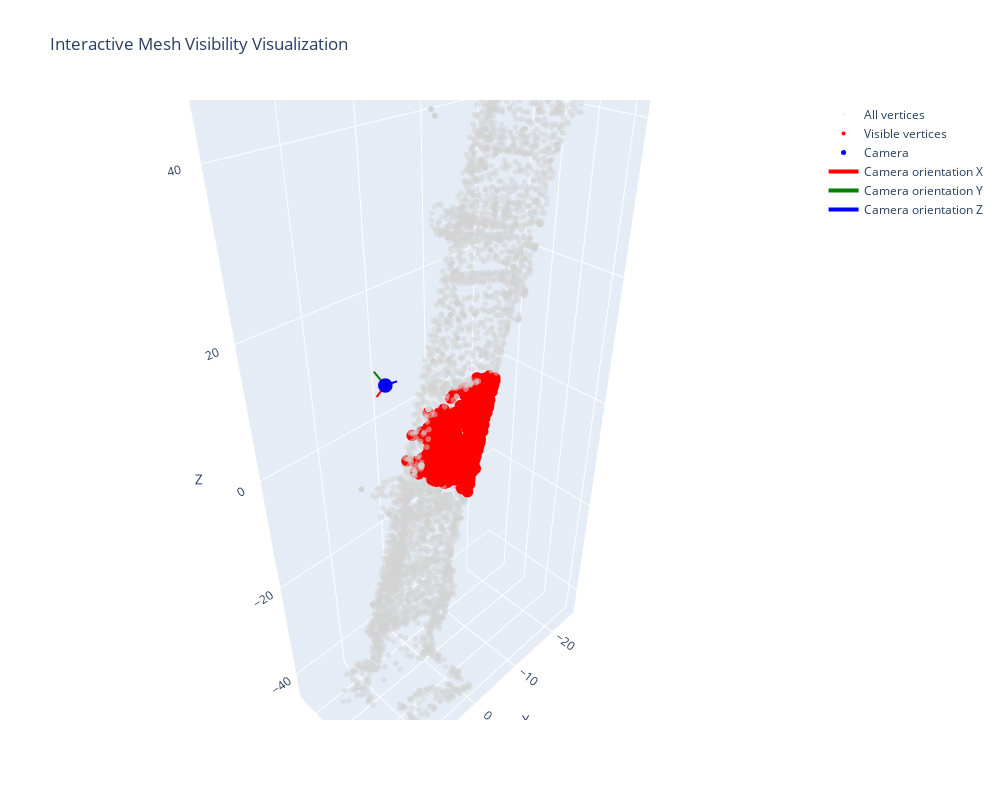

The code cell stored with this chart in its notebook:
### Code cell
visualize_results_interactive(pier, visible_vertices, camera_position, rotation)

### Figure 1 — Plotly figure (JSON) as saved in the notebook; plotly's stock layout.template omitted (floating-point values rounded to 4 significant figures; data arrays with more than 128 entries replaced by an {"elided": "..."} marker saying what was removed)
{"data": [{"marker": {"color": "lightgray", "opacity": 0.5, "size": 2}, "mode": "markers", "name": "All vertices", "type": "scatter3d", "x": {"elided": "4908 float values"}, "y": {"elided": "4908 float values"}, "z": {"elided": "4908 float values"}}, {"marker": {"color": "red", "size": 4}, "mode": "markers", "name": "Visible vertices", "type": "scatter3d", "x": {"elided": "378 float values"}, "y": {"elided": "378 float values"}, "z": {"elided": "378 float values"}}, {"marker": {"color": "blue", "size": 5}, "mode": "markers", "name": "Camera", "type": "scatter3d", "x": [0.1138], "y": [-1.312], "z": [7.014]}, {"line": {"color": "red", "width": 4}, "mode": "lines", "name": "Camera orientation X", "type": "scatter3d", "x": [0.1138, 0.783], "y": [-1.312, -2.444], "z": [7.014, 4.887]}, {"line": {"color": "green", "width": 4}, "mode": "lines", "name": "Camera orientation Y", "type": "scatter3d", "x": [0.1138, 0.107], "y": [-1.312, -3.519], "z": [7.014, 8.187]}, {"line": {"color": "blue", "width": 4}, "mode": "lines", "name": "Camera orientation Z", "type": "scatter3d", "x": [0.1138, -2.295], "y": [-1.312, -1.62], "z": [7.014, 6.42]}], "layout": {"height": 800, "scene": {"aspectmode": "data", "xaxis": {"title": {"text": "X"}}, "yaxis": {"title": {"text": "Y"}}, "zaxis": {"title": {"text": "Z"}}}, "title": {"text": "Interactive Mesh Visibility Visualization"}, "width": 1000, "xaxis": {"range": [[-14.59], [28.04]]}, "yaxis": {"range": [[-9.615], [9.131]]}}}
